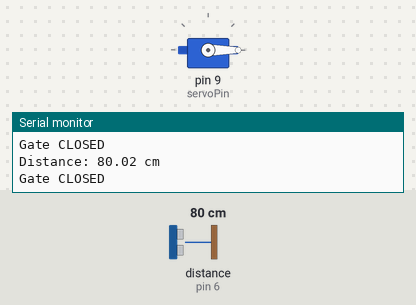
The sketch below on a simulated Arduino Uno, built with avr-gcc and run on an emulated ATmega328P. Shown: servo, the last lines printed to the serial monitor. Wiring (inferred from the names in the program): ultrasonic range finder: trigger pin 5; echo pin 6. The test bench sets the inputs (shaded band); at power-on: distance to the obstacle (sensor on pin 6) 80 cm. The echo pulse lasts 58.3 µs per cm.

Above: at 1.2 s.
1.3 s: distance to the obstacle (sensor on pin 6) set to 26 cm
2.8 s: distance to the obstacle (sensor on pin 6) set to 21 cm
At 3.2 s:
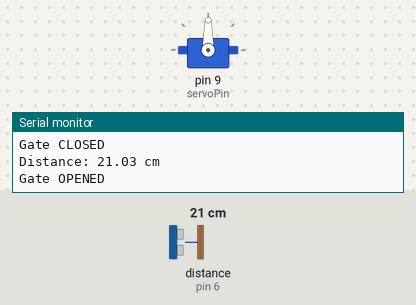
4.3 s: distance to the obstacle (sensor on pin 6) set to 35 cm
At 6.8 s:
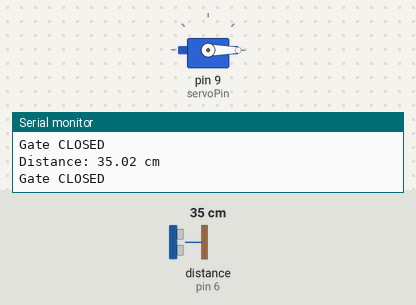
7.3 s: distance to the obstacle (sensor on pin 6) set to 2 cm
At 8.3 s:
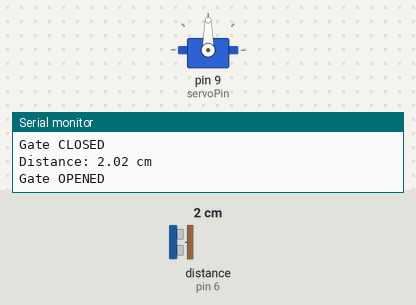
Timing chart, 0 to 9.8 s (numbered marks = the images above; inputs shaded):
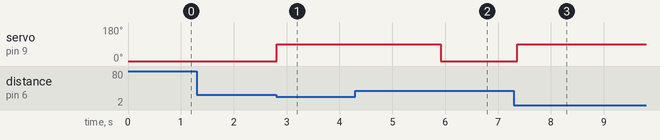

The sketch:

Assignment7_AutoGate_Ultrasonic_Servo.ino
```cpp
#include <Servo.h>

const int trigPin = 5;    // Ultrasonic sensor pins
const int echoPin = 6;
const int servoPin = 9;   // Servo control pin

Servo gate1;          // Creat servo object
int gateOpenAngle = 90;   // Angle when gate is open
int gateCloseAngle = 0;   // Angle when gate is closed
int detectionRange = 25;  // Detection range in cm

void setup() {
  pinMode(trigPin, OUTPUT);
  pinMode(echoPin, INPUT);

  gate1.attach(servoPin); // connecting servo signal pin to 9

  gate1.write(gateCloseAngle); // Start with closed gate
  Serial.begin(9600);
}

float getDistance() {
  digitalWrite(trigPin, LOW);
  delayMicroseconds(2);
  digitalWrite(trigPin, HIGH);
  delayMicroseconds(10);
  digitalWrite(trigPin, LOW);

  long duration = pulseIn(echoPin, HIGH);
  return duration * 0.0343 / 2; // Converted in cm
}

void loop() {
  float distance = getDistance();

  Serial.print("Distance: ");
  Serial.print(distance);
  Serial.println(" cm");

  if (distance <= detectionRange) {
    gate1.write(gateOpenAngle); // Open gate
    Serial.println("Gate OPENED");
    delay(3000); // Keep gate open for 3 seconds
  }
  else {
    gate1.write(gateCloseAngle); // Close gate
    Serial.println("Gate CLOSED");
  }

  delay(100); // Short delay between readings
}
```

Measured:
- the behaviour switches between 25 and 24 cm on distance to the obstacle (sensor on pin 6) (found by bisection; images 0 and 1)
- after the input at 2.8 s, servo on pin 9 (servoPin): 0° → 90° at once
- after the input at 4.3 s, servo on pin 9 (servoPin): 90° → 0° after 1.6 s
- after the input at 7.3 s, servo on pin 9 (servoPin): 0° → 90° after 0.06 s
